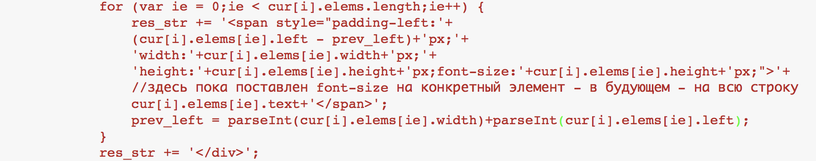
#> input picture test_multi.png, 816 x 161 px, shrunk from 1706 x 337 before the run, given in place of test_multi.JPG, which was not available
$ jupyter execute --allow-errors Diploma.ipynb   (shell and % lines are left out)   (text cells are left out)
#> lines starting #> are read from the running program, lines starting #| are printed output that depends on the picture; after the words box and inside, x2 and y2 are one past the last pixel; in counts of white or black regions, pixels touching at a corner belong together; pictures that were not available may be replaced by others from this repository, and a replacement may not be noted
[cell 1]
import PIL
import pytesseract
import cv2
import numpy as np
import pandas as pd
from matplotlib import pyplot as plt
import re
import json
import math
import nltk
import random as r
from nltk.corpus import reuters
from collections import defaultdict
from py_mini_racer import py_mini_racer
from IPython.core.display import display, HTML, Markdown

# [4 lines left out: function print_img, not called in this run]

#> (the rest of this cell did not finish here and is left out)

#> (a cell that did not finish here is left out)

#> (a cell that did not finish here is left out)

[cell 4]
# img_cl = cv2.imread(r'test_real.jpg',0)
img_cl = cv2.imread(r'img/IMG_2744.JPG',0)
# img_cl = cv2.imread(r'test.png',0)
# img_cl = cv2.imread(r'test_multi2.png',0)
#> (the rest of this cell did not finish here and is left out)

#> (a cell that did not finish here is left out)

[cell 6]
def img_tresholding(img_path):
#> called with img_path = 'img/test_multi.JPG'
    imr_img = cv2.imread(img_path,0)
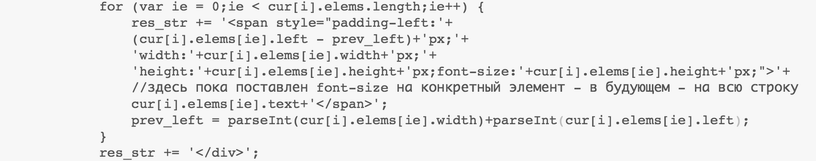
#> imr_img: shape (161, 816); min 49, max 255, mean 235.7
    img_b = cv2.medianBlur(imr_img,5)
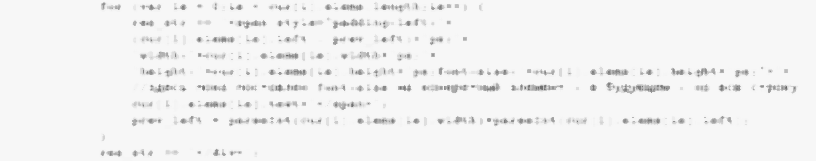
#> img_b: shape (161, 816); min 101, max 252, mean 242
    ret,th1 = cv2.threshold(img_b,127,255,cv2.THRESH_BINARY)
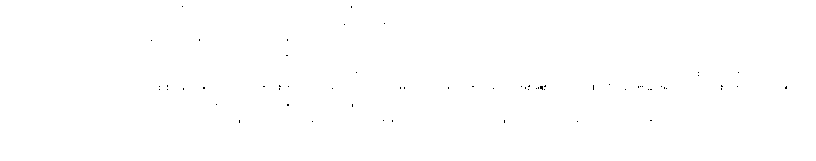
#> th1: shape (161, 816); 99.9% white; black in thin lines or dots, all inside (x1, y1, x2, y2) = (151, 6, 787, 123)
    th2 = cv2.adaptiveThreshold(img_b,255,cv2.ADAPTIVE_THRESH_MEAN_C,cv2.THRESH_BINARY,11,2)
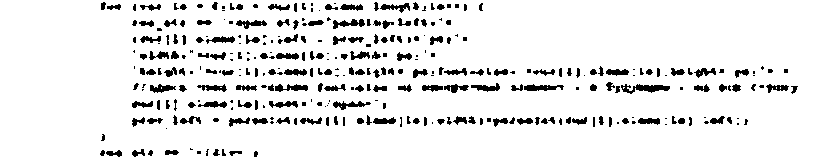
#> th2: shape (161, 816); 91.4% white; 322 black regions (129 under 20 px), largest, box (x1, y1, x2, y2) and area: (621, 84, 670, 94) 263, (524, 84, 564, 91) 180, (333, 19, 365, 29) 166
    th3 = cv2.adaptiveThreshold(img_b,255,cv2.ADAPTIVE_THRESH_GAUSSIAN_C,cv2.THRESH_BINARY,11,2)
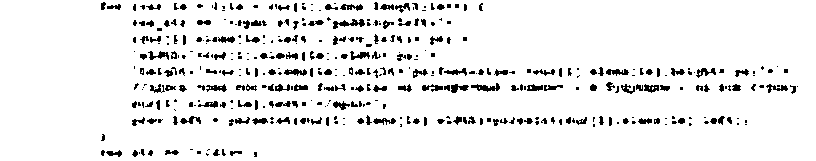
#> th3: shape (161, 816); 92.6% white; 417 black regions (224 under 20 px), largest, box (x1, y1, x2, y2) and area: (333, 19, 365, 29) 151, (471, 83, 500, 92) 132, (284, 69, 307, 76) 100

    titles = ['Original Image', 'Global Thresholding (v = 127)',
        'Adaptive Mean Thresholding', 'Adaptive Gaussian Thresholding']
    images = [img_b, th1, th2, th3]

    for i in range(4):
        plt.subplot(2,2,i+1),plt.imshow(images[i],'gray')
        plt.title(titles[i])
        plt.xticks([]),plt.yticks([])
    plt.show()

    imr_img = cv2.cvtColor(imr_img, cv2.COLOR_GRAY2RGB)
    b,g,r = cv2.split(imr_img)
    rgb_img = cv2.merge([r,g,b])
    gray = cv2.cvtColor(imr_img,cv2.COLOR_BGR2GRAY)
    # ниже переводиться картинка в threshold
    ret, thresh = cv2.threshold(gray,127,255,cv2.THRESH_BINARY_INV+cv2.THRESH_OTSU)
    plt.subplot(121),plt.imshow(rgb_img)
    plt.title('Input Image'), plt.xticks([]), plt.yticks([])
    plt.subplot(122),plt.imshow(thresh, 'gray')
    plt.title("Otus's binary threshold"), plt.xticks([]), plt.yticks([])
    plt.show()

[cell 7]
img_tresholding(r'img/test_multi.JPG')
#> (the call stopped at in img_tresholding, `plt.subplot(2,2,i+1),plt.imshow(images[i],'gray')`: IPython is not available in this run)
